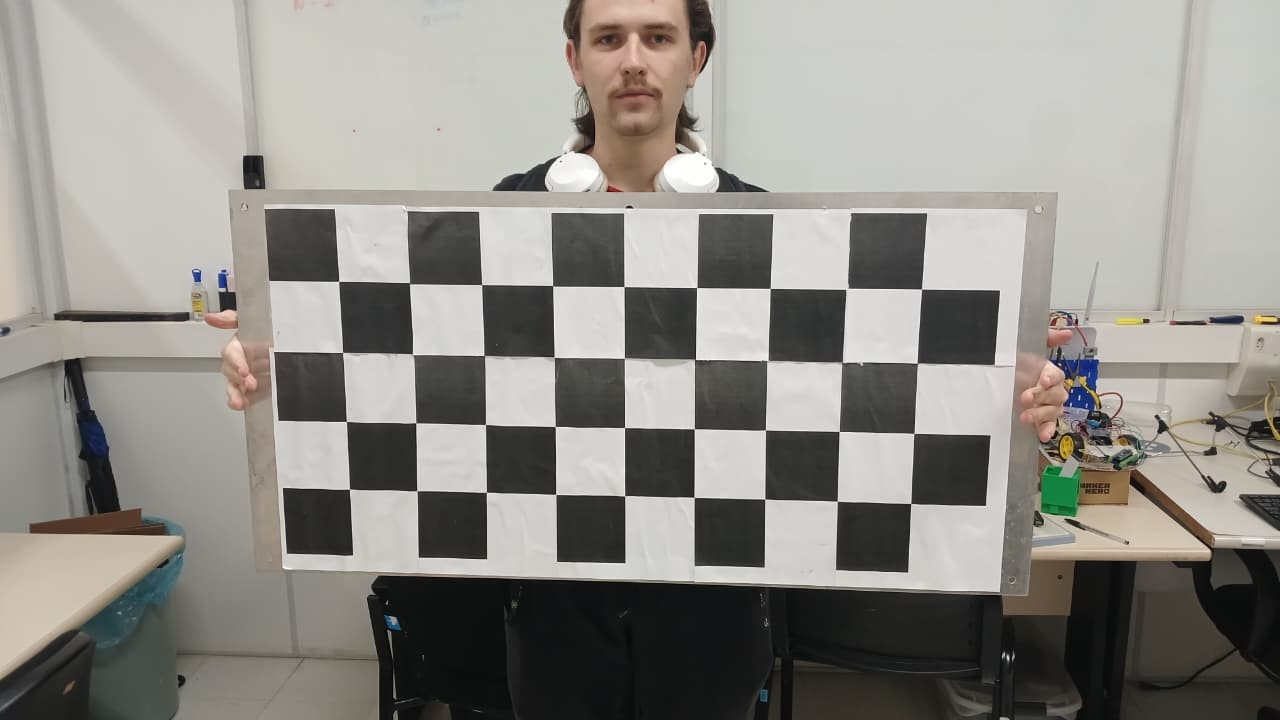
#> input picture img/foto_0.jpeg, 1280 x 720 px; its folder holds 4 pictures in this run
$ python calibrate.py
#> lines starting #> are read from the running program, lines starting #| are printed output that depends on the picture
import cv2
import numpy as np
from pathlib import Path

IMG_DIR = Path("img")
OUT_DIR = Path("resultados")
CALIB_FILE = Path("calibracao.npz")

PATTERN = (9, 4)  # cantos internos (tabuleiro de 10x5)
SQUARE_SIZE = 1.0  # to usando o lado do quadrado como unidade
FLAGS = cv2.CALIB_FIX_K2 | cv2.CALIB_FIX_K3  # k2 e k3 livres davam distorcao demais


def image_paths():
    return sorted(p for p in IMG_DIR.iterdir() if p.suffix.lower() in {".jpg", ".jpeg", ".png"})


def board_points():
    # cantos do tabuleiro no plano z=0, em unidades de quadrado
    pts = np.zeros((PATTERN[0] * PATTERN[1], 3), np.float32)
    pts[:, :2] = np.mgrid[0:PATTERN[0], 0:PATTERN[1]].T.reshape(-1, 2)
    return pts * SQUARE_SIZE


def find_corners(gray):
    ok, corners = cv2.findChessboardCornersSB(gray, PATTERN, flags=cv2.CALIB_CB_ACCURACY)
    return corners if ok else None


def load_calibration():
    data = np.load(CALIB_FILE)
    return {k: data[k] for k in data.files}


def main():
    obj_pts, img_pts, names = [], [], []
    size = None

    for path in image_paths():
        gray = cv2.cvtColor(cv2.imread(str(path)), cv2.COLOR_BGR2GRAY)
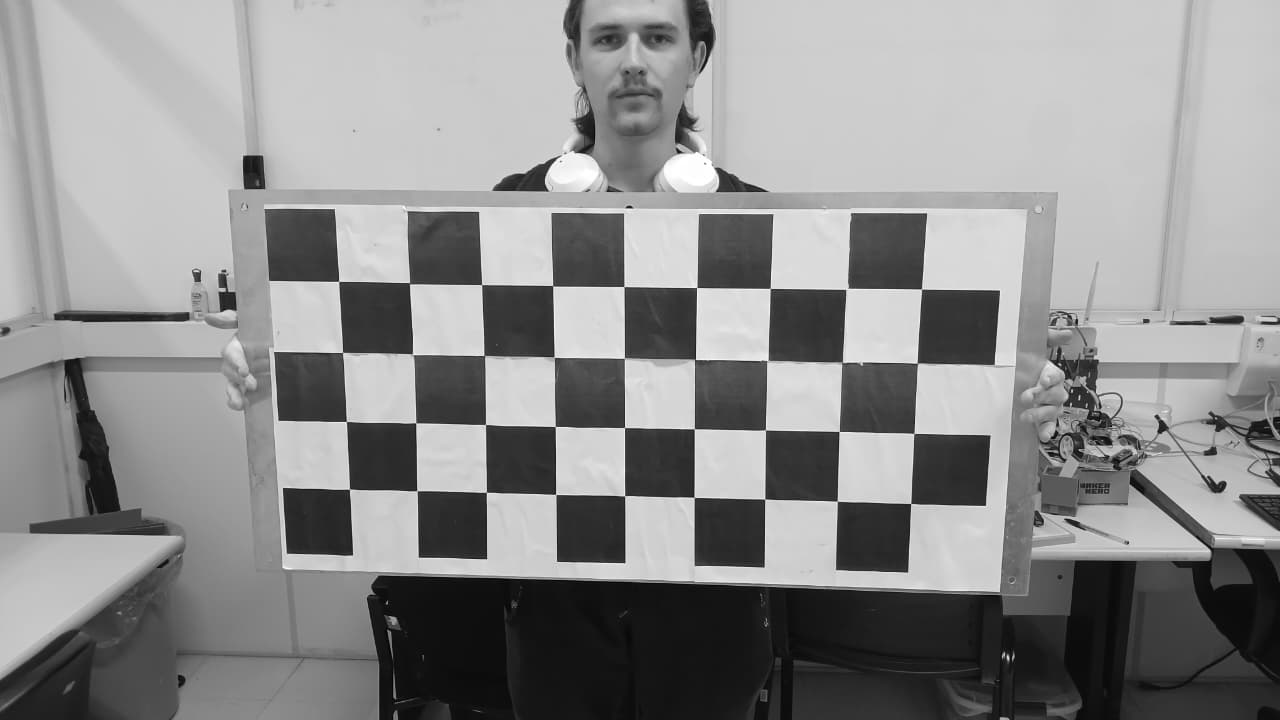
#> gray: shape (720, 1280); min 0, max 255, mean 141.3
        size = gray.shape[::-1]
#> size = (1280, 720)
        corners = find_corners(gray)
#> in find_corners, `ok, corners = cv2.findChessboardCornersSB(gray, PATTERN, flags=cv2.CAL..`: ok = True; corners = 36 rows, first 8: [910.9, 503.5], [837.4, 501.2], [764.7, 499.3], [694.1, 497.3], [625, 495.5], [555.9, 494.3], [486.3, 492.2], [417.1, 490.8]
        if corners is None:
            print(f"{path.name}: tabuleiro nao encontrado")
            continue
        obj_pts.append(board_points())
        img_pts.append(corners)
        names.append(path.name)
#> pass 2 of the loop in main, `for path in image_paths():`:
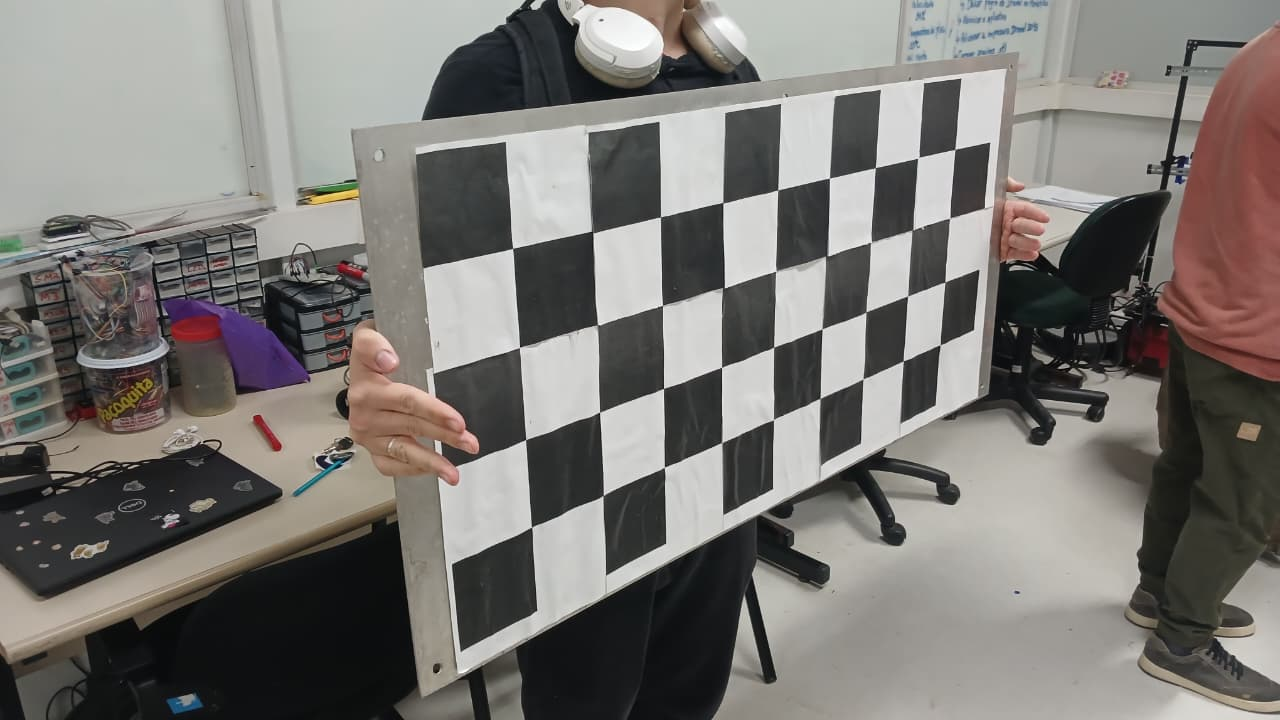
#> input picture img/foto_1.jpeg, 1280 x 720 px
#> in main, `gray = cv2.cvtColor(cv2.imread(str(path)), cv2.COLOR_BGR2GRAY)`:
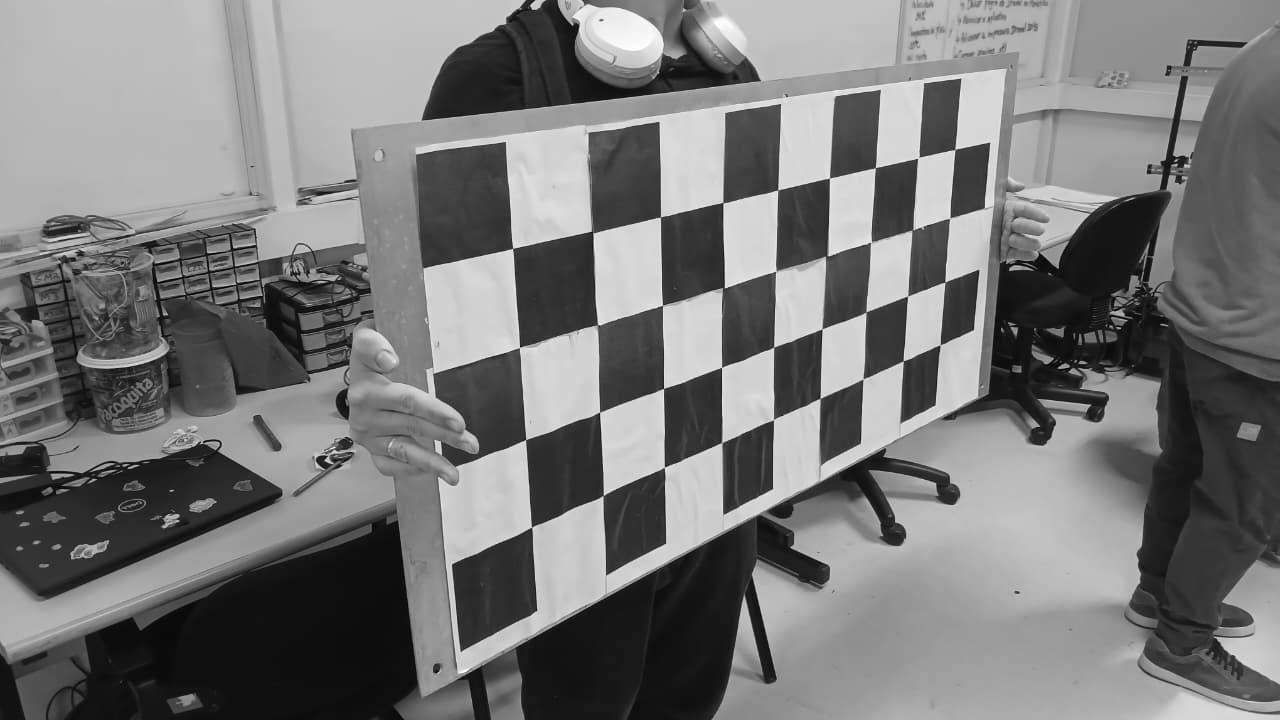
#> gray: shape (720, 1280); min 0, max 255, mean 119.8
#> in find_corners (call 2), `ok, corners = cv2.findChessboardCornersSB(gray, PATTERN, flags=cv2.CAL..`: corners = 36 rows, first 8: [422.5, 266.4], [512.6, 248.7], [592.4, 232], [660.5, 217.1], [722.9, 202.8], [777.9, 190.2], [829.6, 178.1], [875.3, 167.9]
#> pass 3 of the loop in main, `for path in image_paths():`:
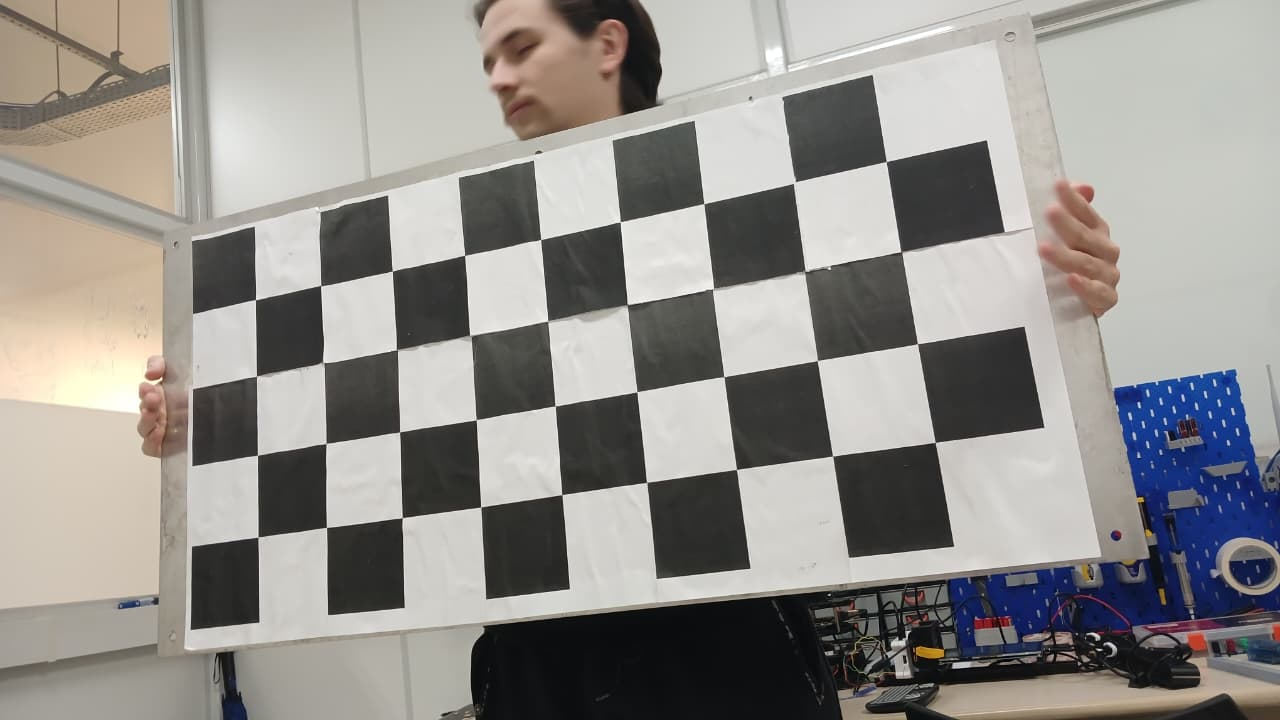
#> input picture img/foto_2.jpeg, 1280 x 720 px
#> in main, `gray = cv2.cvtColor(cv2.imread(str(path)), cv2.COLOR_BGR2GRAY)`:
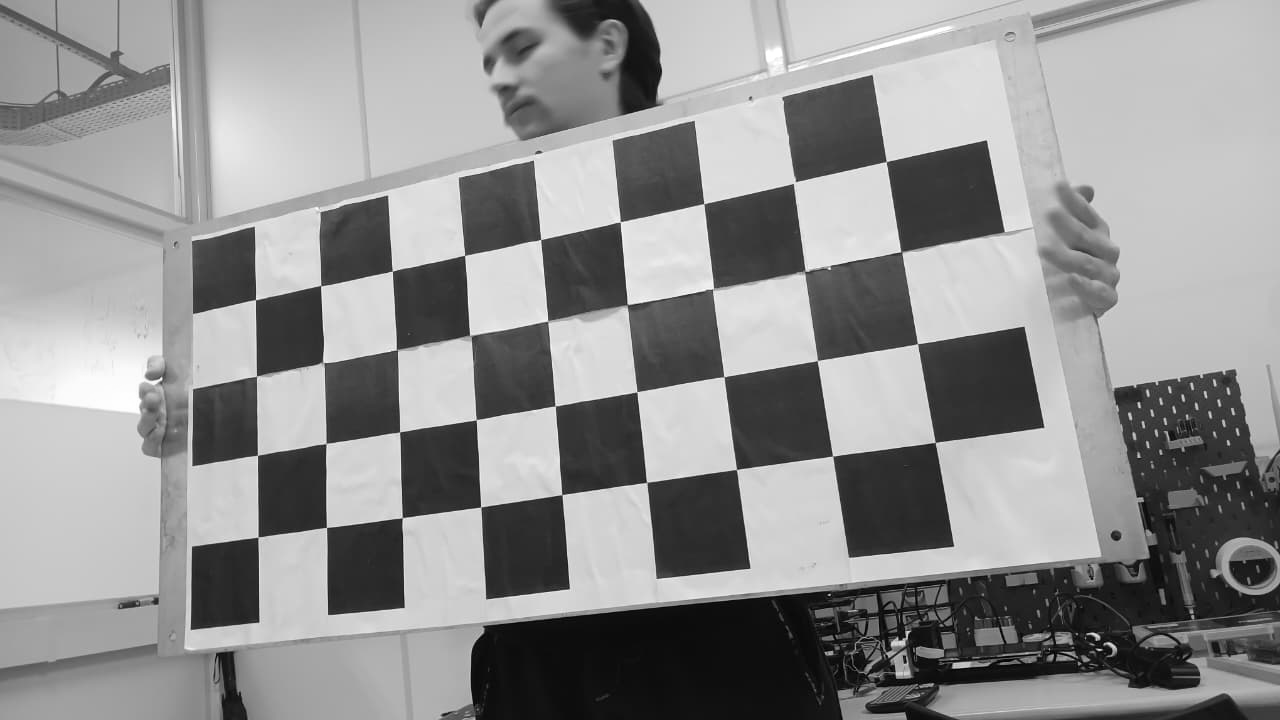
#> gray: shape (720, 1280); min 0, max 255, mean 145.1
#> in find_corners (call 3), `ok, corners = cv2.findChessboardCornersSB(gray, PATTERN, flags=cv2.CAL..`: corners = 36 rows, first 8: [935.3, 442.2], [832.7, 456], [736.5, 469.5], [646.6, 482.4], [562.2, 494.4], [480.9, 506.9], [402, 517.5], [326.6, 527.5]
#> the loop made 4 passes; the first 3 are shown

    rms, K, dist, rvecs, tvecs = cv2.calibrateCamera(obj_pts, img_pts, size, None, None, flags=FLAGS)

    np.set_printoptions(precision=4, suppress=True)
    print(f"imagens usadas: {len(names)}")
    print(f"erro RMS: {rms:.4f} px")
    print("K =\n", K)
    print("dist (k1 k2 p1 p2 k3) =", dist.ravel())

    np.savez(CALIB_FILE, K=K, dist=dist, rvecs=np.array(rvecs), tvecs=np.array(tvecs),
             names=np.array(names), rms=rms)


if __name__ == "__main__":
    main()
